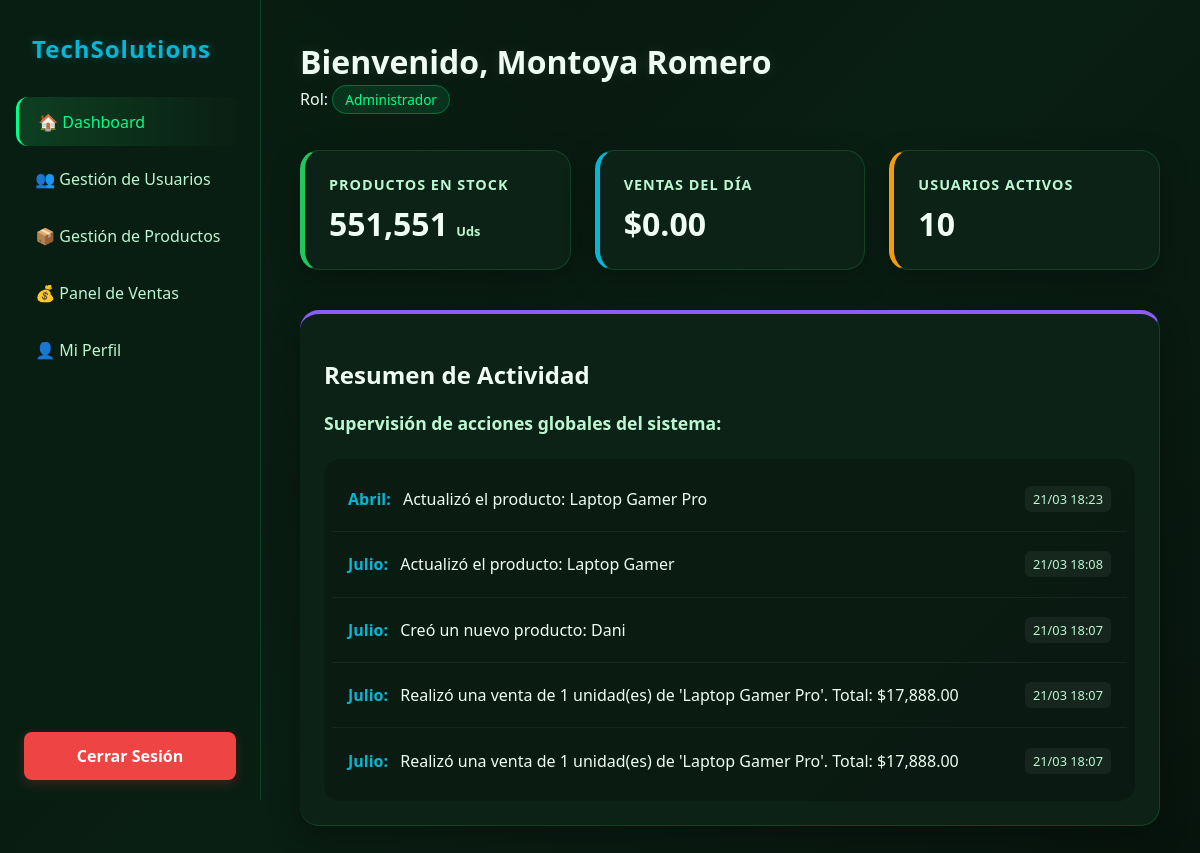
Page /dashboard.php (signed in) on the committed database.
### tables this page shows
CREATE TABLE `actividad_logs` (
  `id_log` int(11) NOT NULL,
  `id_usuario` int(11) DEFAULT NULL,
  `accion` varchar(255) DEFAULT NULL,
  `fecha` timestamp NOT NULL DEFAULT current_timestamp()
);

CREATE TABLE `usuarios` (
  `id_usuario` int(11) NOT NULL,
  `nombre` varchar(100) NOT NULL,
  `email` varchar(100) DEFAULT NULL,
  `username` varchar(50) DEFAULT NULL,
  `password` varchar(255) DEFAULT NULL,
  `id_rol` int(11) DEFAULT NULL,
  `estado` enum('activo','bloqueado') DEFAULT 'activo',
  `intentos_fallidos` int(11) DEFAULT 0,
  `fecha_creacion` timestamp NOT NULL DEFAULT current_timestamp(),
  `google_id` varchar(255) DEFAULT NULL
);

### dashboard.php (the view, shortened to what this page needs)
<?php
require_once 'config/db.php';
$id_usuario_sesion = $_SESSION['id_usuario'];
$nombre_usuario = $_SESSION['nombre_usuario'];
$rol_usuario = $_SESSION['rol'];
$sql_stock = "SELECT SUM(stock) as total FROM productos";
$res_stock = $conn->query($sql_stock);
$total_stock = ($res_stock && $res_stock->num_rows > 0) ? $res_stock->fetch_assoc()['total'] : 0;
$total_stock = $total_stock ?? 0;
$ventas_dia = 0;
$sql_check_ventas = "SHOW TABLES LIKE 'ventas'";
$exists_ventas = $conn->query($sql_check_ventas);
if ($exists_ventas->num_rows > 0) {
    $sql_ventas = "SELECT SUM(total) as diario FROM ventas WHERE DATE(fecha_venta) = CURDATE()";
    $res_ventas = $conn->query($sql_ventas);
    if ($res_ventas) {
        $ventas_dia = $res_ventas->fetch_assoc()['diario'] ?? 0;
    }
}
$usuarios_activos = 0;
if ($rol_usuario === 'Administrador') {
    $sql_users = "SELECT COUNT(*) as activos FROM usuarios WHERE estado = 'activo'";
    $res_users = $conn->query($sql_users);
    if ($res_users) {
        $usuarios_activos = $res_users->fetch_assoc()['activos'];
    }
}
if ($rol_usuario === 'Administrador') {
    $sql_logs = "SELECT a.accion, a.fecha, u.username
                 FROM actividad_logs a
                 INNER JOIN usuarios u ON a.id_usuario = u.id_usuario
                 ORDER BY a.fecha DESC LIMIT 5";
} else {
    $sql_logs = "SELECT a.accion, a.fecha, u.username
                 FROM actividad_logs a
                 INNER JOIN usuarios u ON a.id_usuario = u.id_usuario
                 WHERE a.id_usuario = '$id_usuario_sesion'
                 ORDER BY a.fecha DESC LIMIT 5";
}
$res_logs = $conn->query($sql_logs);
?>
<!DOCTYPE html>
<html lang="es">
<head>
    <link rel="stylesheet" href="assets/css/dashboard.css">
</head>
<body class="app--dark">
    <nav class="sidebar">
        <div class="sidebar-header" style="padding: 2rem; font-weight: bold; font-size: 1.5rem; color: var(--accent-cyan);">
            TechSolutions
        </div>
        <div class="sidebar-menu">
            <a href="dashboard.php" class="menu-item active">🏠 Dashboard</a>
            <?php if ($rol_usuario === 'Administrador'): ?>
                <a href="admin/usuarios.php" class="menu-item">👥 Gestión de Usuarios</a>
            <?php endif; ?>
            <?php if ($rol_usuario === 'Administrador' || $rol_usuario === 'Usuario'): ?>
                <a href="productos/gestion.php" class="menu-item">📦 Gestión de Productos</a>
            <?php endif; ?>
            <?php if ($rol_usuario === 'Vendedor' || $rol_usuario === 'Administrador'): ?>
                <a href="ventas/panel.php" class="menu-item">💰 Panel de Ventas</a>
            <?php endif; ?>
            <a href="perfil.php" class="menu-item">👤 Mi Perfil</a>
        </div>
        <div style="position: absolute; bottom: 0; width: 100%; padding: 1rem;">
            <a href="auth/logout.php" class="logout-btn" style="background: #ef4444; color: white; display: block; text-align: center; padding: 0.8rem; border-radius: 0.5rem; text-decoration: none; font-weight: bold;">Cerrar Sesión</a>
        </div>
    </nav>
    <main class="main-content">
        <header>
            <h1 style="margin: 0;">Bienvenido, <?php echo htmlspecialchars($nombre_usuario); ?></h1>
            <p style="margin-top: 5px;">Rol: <span class="role-badge"><?php echo htmlspecialchars($rol_usuario); ?></span></p>
        </header>
        <section class="header-stats">
            <div class="stat-card">
                <h3>Productos en Stock</h3>
                <p><?php echo number_format($total_stock); ?> <small style="font-size: 0.8rem; color: var(--text-muted);">Uds</small></p>
            </div>
            <div class="stat-card" style="border-left-color: var(--accent-cyan);">
                <h3>Ventas del Día</h3>
                <p>$<?php echo number_format($ventas_dia, 2); ?></p>
            </div>
            <?php if ($rol_usuario === 'Administrador'): ?>
            <div class="stat-card" style="border-left-color: #f59e0b;">
                <h3>Usuarios Activos</h3>
                <p><?php echo $usuarios_activos; ?></p>
            </div>
            <?php endif; ?>
        </section>
        <section class="info-section">
            <div class="stat-card" style="width: 100%; border-left: none; border-top: 4px solid var(--accent-purple);">
                <h2>Resumen de Actividad</h2>
                <p style="font-size: 1.1rem; color: var(--text-muted);">
                    <?php echo ($rol_usuario === 'Administrador') ? 'Supervisión de acciones globales del sistema:' : 'Tu historial reciente de acciones en la plataforma:'; ?>
                </p>
                <div class="activity-list" style="margin-top: 1.5rem;">
                    <?php if ($res_logs && $res_logs->num_rows > 0): ?>
                        <?php while($log = $res_logs->fetch_assoc()): ?>
                            <div class="activity-item">
                                <span>
                                    <span class="user-tag"><?php echo htmlspecialchars($log['username']); ?>:</span>
                                    <?php echo htmlspecialchars($log['accion']); ?>
                                </span>
                                <span class="time-tag">
                                    <?php echo date('d/m H:i', strtotime($log['fecha'])); ?>
                                </span>
                            </div>
                        <?php endwhile; ?>
                    <?php endif; ?>
                </div>
            </div>
        </section>
    </main>
</body>
</html>

### assets/css/dashboard.css (style rules this page uses)
:root { --bg-color: #06110b; --bg-gradient-1: #0a1f14; --bg-gradient-2: #07140d; --sidebar-bg: rgba(10, 31, 20, 0.95); --card-bg: rgba(15, 35, 24, 0.92); --card-border: rgba(34, 197, 94, 0.20); --text-color: #f0fdf4; --text-muted: #bbf7d0; --accent-green: #22c55e; --accent-neon: #00ff88; --accent-purple: #8b5cf6; --accent-cyan: #06b6d4; --danger: #ef4444; }
body { background: radial-gradient(circle at top left, rgba(34, 197, 94, 0.08), transparent 40%), linear-gradient(135deg, var(--bg-color), var(--bg-gradient-1), var(--bg-gradient-2)); color: var(--text-color); font-family: 'Segoe UI', Roboto, Helvetica, Arial, sans-serif; margin: 0; display: flex; min-height: 100vh; }
.sidebar { width: 260px; background: var(--sidebar-bg); backdrop-filter: blur(10px); border-right: 1px solid var(--card-border); display: flex; flex-direction: column; position: fixed; height: 100vh; z-index: 100; }
.sidebar-header { padding: 2.5rem 1.5rem; font-size: 1.4rem; letter-spacing: 1px; text-shadow: 0 0 10px rgba(6, 182, 212, 0.3); }
.sidebar-menu { flex: 1; padding: 0 1rem; }
.menu-item { display: block; padding: 0.85rem 1.2rem; color: var(--text-muted); text-decoration: none; border-radius: 0.75rem; margin-bottom: 0.5rem; transition: all 0.3s ease; font-weight: 500; }
.menu-item.active { background: linear-gradient(90deg, rgba(34, 197, 94, 0.2), transparent); color: var(--accent-neon); border-left: 3px solid var(--accent-neon); }
.main-content { flex: 1; margin-left: 260px; padding: 2.5rem; max-width: 1200px; }
header h1 { font-size: 2rem; color: var(--text-color); text-shadow: 0 0 15px rgba(255,255,255,0.1); }
.role-badge { background: rgba(0, 255, 136, 0.1); color: var(--accent-neon); padding: 4px 12px; border-radius: 20px; font-size: 0.85rem; border: 1px solid rgba(0, 255, 136, 0.3); }
.header-stats { display: grid; grid-template-columns: repeat(auto-fit, minmax(240px, 1fr)); gap: 1.5rem; margin: 2.5rem 0; }
.stat-card { background: var(--card-bg); padding: 1.5rem; border-radius: 1.2rem; border: 1px solid var(--card-border); border-left: 5px solid var(--accent-green); box-shadow: 0 10px 30px rgba(0,0,0,0.3); transition: transform 0.3s ease; }
.stat-card h3 { margin: 0; font-size: 0.9rem; color: var(--text-muted); text-transform: uppercase; letter-spacing: 1px; }
.stat-card p { margin: 0.5rem 0 0; font-size: 2rem; font-weight: 800; color: var(--text-color); }
.activity-list { background: rgba(0,0,0,0.2); border-radius: 1rem; padding: 0.5rem; }
.activity-item { display: flex; justify-content: space-between; align-items: center; padding: 1rem; border-bottom: 1px solid rgba(255,255,255,0.05); animation: fadeIn 0.5s ease backwards; }
.activity-item:last-child { border: none; }
.user-tag { color: var(--accent-cyan); font-weight: bold; margin-right: 8px; }
.time-tag { font-size: 0.8rem; color: var(--text-muted); background: rgba(255,255,255,0.05); padding: 4px 8px; border-radius: 6px; }
.sidebar div[style*="position: absolute"] { position: absolute; bottom: 20px !important; width: 100%; padding: 0 1.5rem !important; box-sizing: border-box; }
.logout-btn { transition: all 0.3s ease; border: none; box-shadow: 0 4px 12px rgba(239, 68, 68, 0.2); }
.info-section { display: flex; justify-content: flex-start; margin-top: 2rem; }
.info-section .stat-card { width: 100% !important; max-width: 900px; border-top: 4px solid var(--accent-purple) !important; background: var(--card-bg); }
.activity-item { padding: 1.2rem 1rem; }

### rows in the picture
actividad_logs: id_usuario.username "Abril", accion "Actualizó el producto: Laptop Gamer Pro", fecha "21/03 18:23"
actividad_logs: id_usuario.username "Julio", accion "Actualizó el producto: Laptop Gamer", fecha "21/03 18:08"
actividad_logs: id_usuario.username "Julio", accion "Creó un nuevo producto: Dani", fecha "21/03 18:07"
actividad_logs: id_usuario.username "Julio", accion "Realizó una venta de 1 unidad(es) de 'Laptop Gamer Pro'. Total: $17,888.00", fecha "21/03 18:07"
actividad_logs: id_usuario.username "Julio", accion "Realizó una venta de 1 unidad(es) de 'Laptop Gamer Pro'. Total: $17,888.00", fecha "21/03 18:07"

### other values in the picture
$nombre_usuario "Montoya Romero"
$rol_usuario "Administrador"
$total_stock "551,551"
$ventas_dia "0.00"
$usuarios_activos "10"
